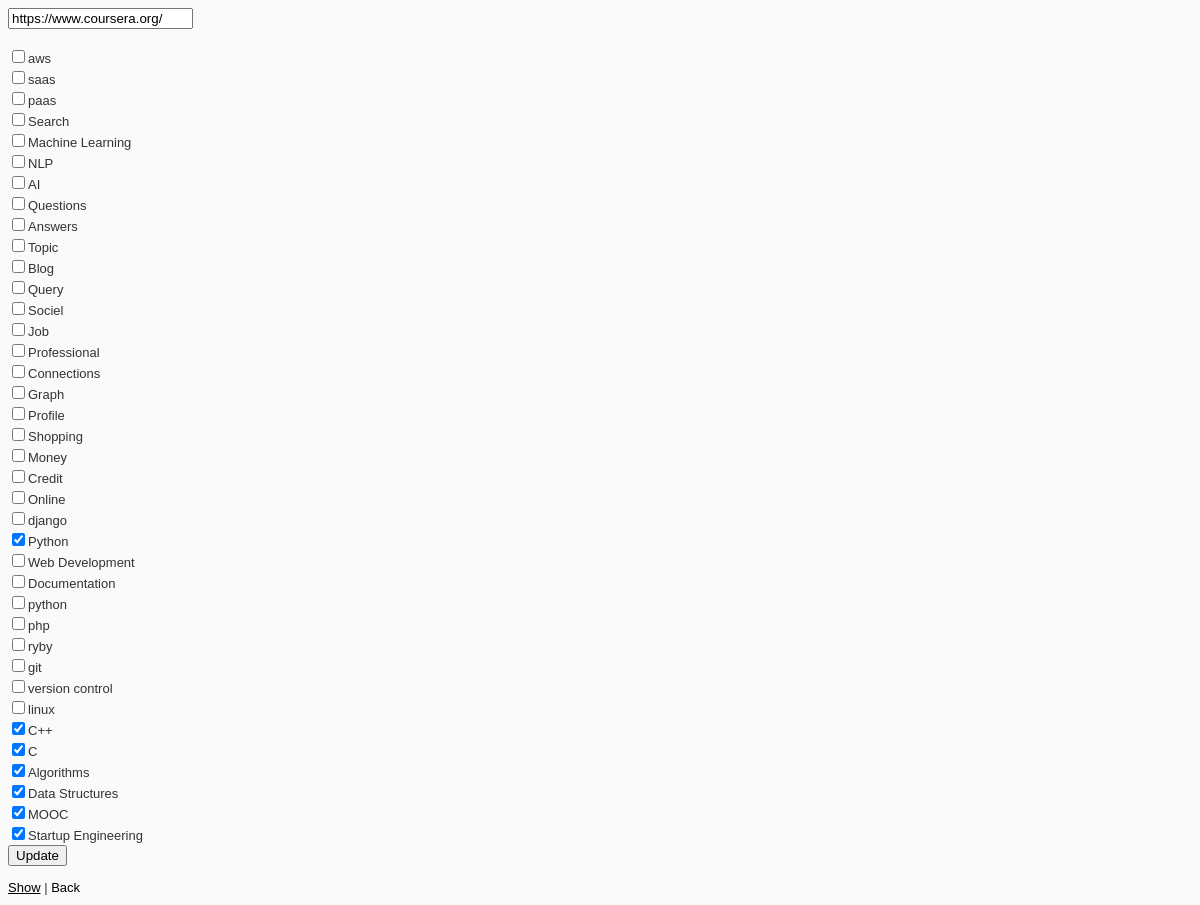
/bookmark/27/edit, run on the app's committed database.
### bookmark/models.py (models this page shows, shortened)
@python_2_unicode_compatible
class T_URL(models.Model):
	URLID= models.AutoField(primary_key=True)
	URL = models.CharField(max_length=1000)

@python_2_unicode_compatible
class T_Tag(models.Model):
	TagID = models.AutoField(primary_key=True)
	Tag = models.CharField(max_length=100)
	def __str__(self):
		return str(self.TagID)

### bookmark/views.py (the view)
# urls.py: url(r'^bookmark/(?P<url_id>[0-9]+)/edit$', views.editURL, name='editURL'),
def editURL(request, url_id):
	tag_list =  T_Tag.objects.all()
	url_list = T_URL.objects.filter(URLID=url_id)
	if (len(url_list) < 1):
		raise Http404("Page not found")
	tag_associated_list = T_URL_Tag.objects.filter(URLID=url_id)
	for url_row in url_list:
		url = str(url_row.URL)
	print url
	TagIDList = []
	for tag_row in tag_associated_list:
		TagID = int(str(tag_row.TAGID))
		TagIDList.append(TagID)
	print TagIDList
	context = {
		'TagIDList':TagIDList,
		'tag_list':tag_list,
		'URL':url,
		'URLID':url_id,
		'tag_associated_list':tag_associated_list,
	}
	return render(request, 'bookmark/editURL.html', context)

### bookmark/templates/bookmark/editURL.html (shortened to what this page needs)
{% load staticfiles %}
<link rel="stylesheet" type="text/css" href="{% static 'bookmark/style.css' %}" />
 <body>
<form class="form-inline" action="../updateBookmarkAndShow/{{URLID}}/" method="POST">
  <div class="form-group ">
    <input type="text" class="form-control col-sm-8" id="inputString" name="updatedURL" value={{URL}} placeholder="URL here">
    <br/><br/>
    {% for tagRow in tag_list%}
    	<input type="checkbox" {% if tagRow.TagID in TagIDList%} checked="checked" {% endif %} name="selectedIds[]" value="{{tagRow.TagID}}">{{tagRow.Tag}}<br/>
    	{% endfor%}
  </div>
  <button type="submit" class="btn btn-default">Update</button>
</form>
<a href="../{{URLID}}">Show</a> | <a>Back</a>
</body>

### bookmark/static/bookmark/style.css (style rules this page uses)
body { background-color: #fff; color: #333; font-family: verdana, arial, helvetica, sans-serif; font-size: 13px; line-height: 18px }
a { color: #000 }
body { background: #fafafa; }

### data on the page
T_URL: updatedURL "https://www.coursera.org/"
T_Tag: Tag "aws"
T_Tag: Tag "saas"
T_Tag: Tag "paas"
T_Tag: Tag "Search"
T_Tag: Tag "Machine Learning"
T_Tag: Tag "NLP"
T_Tag: Tag "AI"
T_Tag: Tag "Questions"
T_Tag: Tag "Answers"
T_Tag: Tag "Topic"
T_Tag: Tag "Blog"
T_Tag: Tag "Query"
T_Tag: Tag "Sociel"
T_Tag: Tag "Job"
T_Tag: Tag "Professional"
T_Tag: Tag "Connections"
T_Tag: Tag "Graph"
T_Tag: Tag "Profile"
T_Tag: Tag "Shopping"
T_Tag: Tag "Money"
T_Tag: Tag "Credit"
T_Tag: Tag "Online"
T_Tag: Tag "django"
T_Tag: TagID "☑", Tag "Python"
T_Tag: Tag "Web Development"
T_Tag: Tag "Documentation"
T_Tag: Tag "python"
T_Tag: Tag "php"
T_Tag: Tag "ryby"
T_Tag: Tag "git"
T_Tag: Tag "version control"
T_Tag: Tag "linux"
T_Tag: TagID "☑", Tag "C++"
T_Tag: TagID "☑", Tag "C"
T_Tag: TagID "☑", Tag "Algorithms"
T_Tag: TagID "☑", Tag "Data Structures"
T_Tag: TagID "☑", Tag "MOOC"
T_Tag: TagID "☑", Tag "Startup Engineering"
